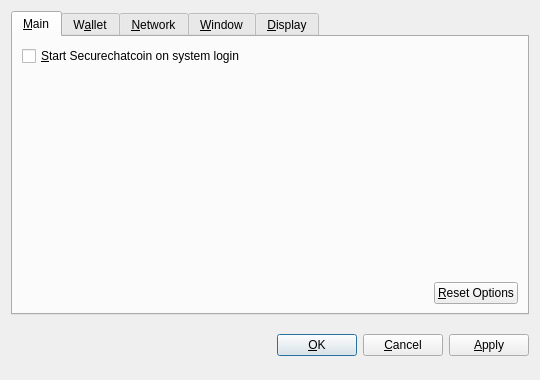
<?xml version="1.0" encoding="UTF-8"?>
<ui version="4.0">
 <class>OptionsDialog</class>
 <widget class="QDialog" name="OptionsDialog">
  <property name="geometry">
   <rect>
    <x>0</x>
    <y>0</y>
    <width>540</width>
    <height>380</height>
   </rect>
  </property>
  <property name="windowTitle">
   <string>Options</string>
  </property>
  <property name="modal">
   <bool>true</bool>
  </property>
  <layout class="QVBoxLayout" name="verticalLayout">
   <item>
    <widget class="QTabWidget" name="tabWidget">
     <property name="tabPosition">
      <enum>QTabWidget::North</enum>
     </property>
     <property name="currentIndex">
      <number>0</number>
     </property>
     <widget class="QWidget" name="tabMain">
      <attribute name="title">
       <string>&amp;Main</string>
      </attribute>
      <layout class="QVBoxLayout" name="verticalLayout_Main">
       <item>
        <widget class="QCheckBox" name="bitcoinAtStartup">
         <property name="toolTip">
          <string>Automatically start Securechatcoin after logging in to the system.</string>
         </property>
         <property name="text">
          <string>&amp;Start Securechatcoin on system login</string>
         </property>
        </widget>
       </item>
       <item>
        <spacer name="verticalSpacer_Main">
         <property name="orientation">
          <enum>Qt::Vertical</enum>
         </property>
         <property name="sizeHint" stdset="0">
          <size>
           <width>20</width>
           <height>40</height>
          </size>
         </property>
        </spacer>
       </item>
       <item>
        <layout class="QHBoxLayout" name="horizontalLayout_2_Main">
         <item>
          <spacer name="horizontalSpacer_2_Main">
           <property name="orientation">
            <enum>Qt::Horizontal</enum>
           </property>
           <property name="sizeHint" stdset="0">
            <size>
             <width>40</width>
             <height>20</height>
            </size>
           </property>
          </spacer>
         </item>
         <item>
          <widget class="QPushButton" name="resetButton">
           <property name="toolTip">
            <string>Reset all client options to default.</string>
           </property>
           <property name="text">
            <string>&amp;Reset Options</string>
           </property>
           <property name="autoDefault">
            <bool>false</bool>
           </property>
          </widget>
         </item>
        </layout>
       </item>
      </layout>
     </widget>
     <widget class="QWidget" name="tabWallet">
      <attribute name="title">
       <string>W&amp;allet</string>
      </attribute>
      <layout class="QVBoxLayout" name="verticalLayout_Network">
       <item>
        <widget class="QLabel" name="transactionFeeInfoLabel">
         <property name="text">
          <string>Optional transaction fee per kB that helps make sure your transactions are processed quickly. Most transactions are 1 kB.</string>
         </property>
         <property name="textFormat">
          <enum>Qt::PlainText</enum>
         </property>
         <property name="wordWrap">
          <bool>true</bool>
         </property>
        </widget>
       </item>
       <item>
        <layout class="QHBoxLayout" name="horizontalLayout_1_Main">
         <item>
          <widget class="QLabel" name="transactionFeeLabel">
           <property name="text">
            <string>Pay transaction &amp;fee</string>
           </property>
           <property name="textFormat">
            <enum>Qt::PlainText</enum>
           </property>
           <property name="buddy">
            <cstring>transactionFee</cstring>
           </property>
          </widget>
         </item>
         <item>
          <widget class="BitcoinAmountField" name="transactionFee"/>
         </item>
         <item>
          <spacer name="horizontalSpacer_1_Main">
           <property name="orientation">
            <enum>Qt::Horizontal</enum>
           </property>
           <property name="sizeHint" stdset="0">
            <size>
             <width>40</width>
             <height>20</height>
            </size>
           </property>
          </spacer>
         </item>
        </layout>
       </item>
       <item>
        <widget class="QLabel" name="label">
         <property name="text">
          <string>If you disable the spending of unconfirmed change, the change from a transaction cannot be used until that transaction has at least one confirmation. This also affects how your balance is computed.</string>
         </property>
         <property name="wordWrap">
          <bool>true</bool>
         </property>
        </widget>
       </item>
       <item>
        <widget class="QCheckBox" name="spendZeroConfChange">
         <property name="text">
          <string>Spend unconfirmed change  (experts only)</string>
         </property>
        </widget>
       </item>
       <item>
        <spacer name="verticalSpacer">
         <property name="orientation">
          <enum>Qt::Vertical</enum>
         </property>
         <property name="sizeHint" stdset="0">
          <size>
           <width>20</width>
           <height>40</height>
          </size>
         </property>
        </spacer>
       </item>
      </layout>
     </widget>
     <widget class="QWidget" name="tabNetwork">
      <attribute name="title">
       <string>&amp;Network</string>
      </attribute>
      <layout class="QVBoxLayout" name="verticalLayout_Network">
       <item>
        <widget class="QCheckBox" name="mapPortUpnp">
         <property name="toolTip">
          <string>Automatically open the Securechatcoin client port on the router. This only works when your router supports UPnP and it is enabled.</string>
         </property>
         <property name="text">
          <string>Map port using &amp;UPnP</string>
         </property>
        </widget>
       </item>
       <item>
        <widget class="QCheckBox" name="connectSocks">
         <property name="toolTip">
          <string>Connect to the Securechatcoin network through a SOCKS proxy (e.g. when connecting through Tor).</string>
         </property>
         <property name="text">
          <string>&amp;Connect through SOCKS proxy:</string>
         </property>
        </widget>
       </item>
       <item>
        <layout class="QHBoxLayout" name="horizontalLayout_Network">
         <item>
          <widget class="QLabel" name="proxyIpLabel">
           <property name="text">
            <string>Proxy &amp;IP:</string>
           </property>
           <property name="textFormat">
            <enum>Qt::PlainText</enum>
           </property>
           <property name="buddy">
            <cstring>proxyIp</cstring>
           </property>
          </widget>
         </item>
         <item>
          <widget class="QValidatedLineEdit" name="proxyIp">
           <property name="maximumSize">
            <size>
             <width>140</width>
             <height>16777215</height>
            </size>
           </property>
           <property name="toolTip">
            <string>IP address of the proxy (e.g. 127.0.0.1)</string>
           </property>
          </widget>
         </item>
         <item>
          <widget class="QLabel" name="proxyPortLabel">
           <property name="text">
            <string>&amp;Port:</string>
           </property>
           <property name="textFormat">
            <enum>Qt::PlainText</enum>
           </property>
           <property name="buddy">
            <cstring>proxyPort</cstring>
           </property>
          </widget>
         </item>
         <item>
          <widget class="QLineEdit" name="proxyPort">
           <property name="maximumSize">
            <size>
             <width>55</width>
             <height>16777215</height>
            </size>
           </property>
           <property name="toolTip">
            <string>Port of the proxy (e.g. 9050)</string>
           </property>
          </widget>
         </item>
         <item>
          <widget class="QLabel" name="socksVersionLabel">
           <property name="text">
            <string>SOCKS &amp;Version:</string>
           </property>
           <property name="textFormat">
            <enum>Qt::PlainText</enum>
           </property>
           <property name="buddy">
            <cstring>socksVersion</cstring>
           </property>
          </widget>
         </item>
         <item>
          <widget class="QValueComboBox" name="socksVersion">
           <property name="toolTip">
            <string>SOCKS version of the proxy (e.g. 5)</string>
           </property>
          </widget>
         </item>
         <item>
          <spacer name="horizontalSpacer_Network">
           <property name="orientation">
            <enum>Qt::Horizontal</enum>
           </property>
           <property name="sizeHint" stdset="0">
            <size>
             <width>40</width>
             <height>20</height>
            </size>
           </property>
          </spacer>
         </item>
        </layout>
       </item>
       <item>
        <spacer name="verticalSpacer_Network">
         <property name="orientation">
          <enum>Qt::Vertical</enum>
         </property>
         <property name="sizeHint" stdset="0">
          <size>
           <width>20</width>
           <height>40</height>
          </size>
         </property>
        </spacer>
       </item>
      </layout>
     </widget>
     <widget class="QWidget" name="tabWindow">
      <attribute name="title">
       <string>&amp;Window</string>
      </attribute>
      <layout class="QVBoxLayout" name="verticalLayout_Window">
       <item>
        <widget class="QCheckBox" name="minimizeToTray">
         <property name="toolTip">
          <string>Show only a tray icon after minimizing the window.</string>
         </property>
         <property name="text">
          <string>&amp;Minimize to the tray instead of the taskbar</string>
         </property>
        </widget>
       </item>
       <item>
        <widget class="QCheckBox" name="minimizeOnClose">
         <property name="toolTip">
          <string>Minimize instead of exit the application when the window is closed. When this option is enabled, the application will be closed only after selecting Quit in the menu.</string>
         </property>
         <property name="text">
          <string>M&amp;inimize on close</string>
         </property>
        </widget>
       </item>
       <item>
        <spacer name="verticalSpacer_Window">
         <property name="orientation">
          <enum>Qt::Vertical</enum>
         </property>
         <property name="sizeHint" stdset="0">
          <size>
           <width>20</width>
           <height>40</height>
          </size>
         </property>
        </spacer>
       </item>
      </layout>
     </widget>
     <widget class="QWidget" name="tabDisplay">
      <attribute name="title">
       <string>&amp;Display</string>
      </attribute>
      <layout class="QVBoxLayout" name="verticalLayout_Display">
       <item>
        <layout class="QHBoxLayout" name="horizontalLayout_1_Display">
         <item>
          <widget class="QLabel" name="langLabel">
           <property name="text">
            <string>User Interface &amp;language:</string>
           </property>
           <property name="textFormat">
            <enum>Qt::PlainText</enum>
           </property>
           <property name="buddy">
            <cstring>lang</cstring>
           </property>
          </widget>
         </item>
         <item>
          <widget class="QValueComboBox" name="lang">
           <property name="toolTip">
            <string>The user interface language can be set here. This setting will take effect after restarting Securechatcoin.</string>
           </property>
          </widget>
         </item>
        </layout>
       </item>
       <item>
        <layout class="QHBoxLayout" name="horizontalLayout_2_Display">
         <item>
          <widget class="QLabel" name="unitLabel">
           <property name="text">
            <string>&amp;Unit to show amounts in:</string>
           </property>
           <property name="textFormat">
            <enum>Qt::PlainText</enum>
           </property>
           <property name="buddy">
            <cstring>unit</cstring>
           </property>
          </widget>
         </item>
         <item>
          <widget class="QValueComboBox" name="unit">
           <property name="toolTip">
            <string>Choose the default subdivision unit to show in the interface and when sending coins.</string>
           </property>
          </widget>
         </item>
        </layout>
       </item>
       <item>
        <widget class="QCheckBox" name="displayAddresses">
         <property name="toolTip">
          <string>Whether to show Securechatcoin addresses in the transaction list or not.</string>
         </property>
         <property name="text">
          <string>&amp;Display addresses in transaction list</string>
         </property>
        </widget>
       </item>
       <item>
        <widget class="QCheckBox" name="coinControlFeatures">
         <property name="toolTip">
          <string>Whether to show coin control features or not.</string>
         </property>
         <property name="text">
          <string>Display coin &amp;control features (experts only!)</string>
         </property>
        </widget>
       </item>
       <item>
        <spacer name="verticalSpacer_Display">
         <property name="orientation">
          <enum>Qt::Vertical</enum>
         </property>
         <property name="sizeHint" stdset="0">
          <size>
           <width>20</width>
           <height>40</height>
          </size>
         </property>
        </spacer>
       </item>
      </layout>
     </widget>
    </widget>
   </item>
   <item>
    <layout class="QHBoxLayout" name="horizontalLayout_Buttons">
     <item>
      <spacer name="horizontalSpacer_1">
       <property name="orientation">
        <enum>Qt::Horizontal</enum>
       </property>
       <property name="sizeHint" stdset="0">
        <size>
         <width>40</width>
         <height>48</height>
        </size>
       </property>
      </spacer>
     </item>
     <item>
      <widget class="QLabel" name="statusLabel">
       <property name="font">
        <font>
         <weight>75</weight>
         <bold>true</bold>
        </font>
       </property>
       <property name="text">
        <string/>
       </property>
       <property name="textFormat">
        <enum>Qt::PlainText</enum>
       </property>
       <property name="wordWrap">
        <bool>true</bool>
       </property>
      </widget>
     </item>
     <item>
      <spacer name="horizontalSpacer_2">
       <property name="orientation">
        <enum>Qt::Horizontal</enum>
       </property>
       <property name="sizeHint" stdset="0">
        <size>
         <width>40</width>
         <height>48</height>
        </size>
       </property>
      </spacer>
     </item>
     <item>
      <widget class="QPushButton" name="okButton">
       <property name="text">
        <string>&amp;OK</string>
       </property>
      </widget>
     </item>
     <item>
      <widget class="QPushButton" name="cancelButton">
       <property name="text">
        <string>&amp;Cancel</string>
       </property>
       <property name="autoDefault">
        <bool>false</bool>
       </property>
      </widget>
     </item>
     <item>
      <widget class="QPushButton" name="applyButton">
       <property name="text">
        <string>&amp;Apply</string>
       </property>
       <property name="autoDefault">
        <bool>false</bool>
       </property>
      </widget>
     </item>
    </layout>
   </item>
  </layout>
 </widget>
 <customwidgets>
  <customwidget>
   <class>BitcoinAmountField</class>
   <extends>QSpinBox</extends>
   <header>bitcoinamountfield.h</header>
  </customwidget>
  <customwidget>
   <class>QValueComboBox</class>
   <extends>QComboBox</extends>
   <header>qvaluecombobox.h</header>
  </customwidget>
  <customwidget>
   <class>QValidatedLineEdit</class>
   <extends>QLineEdit</extends>
   <header>qvalidatedlineedit.h</header>
  </customwidget>
 </customwidgets>
 <resources/>
 <connections/>
</ui>
